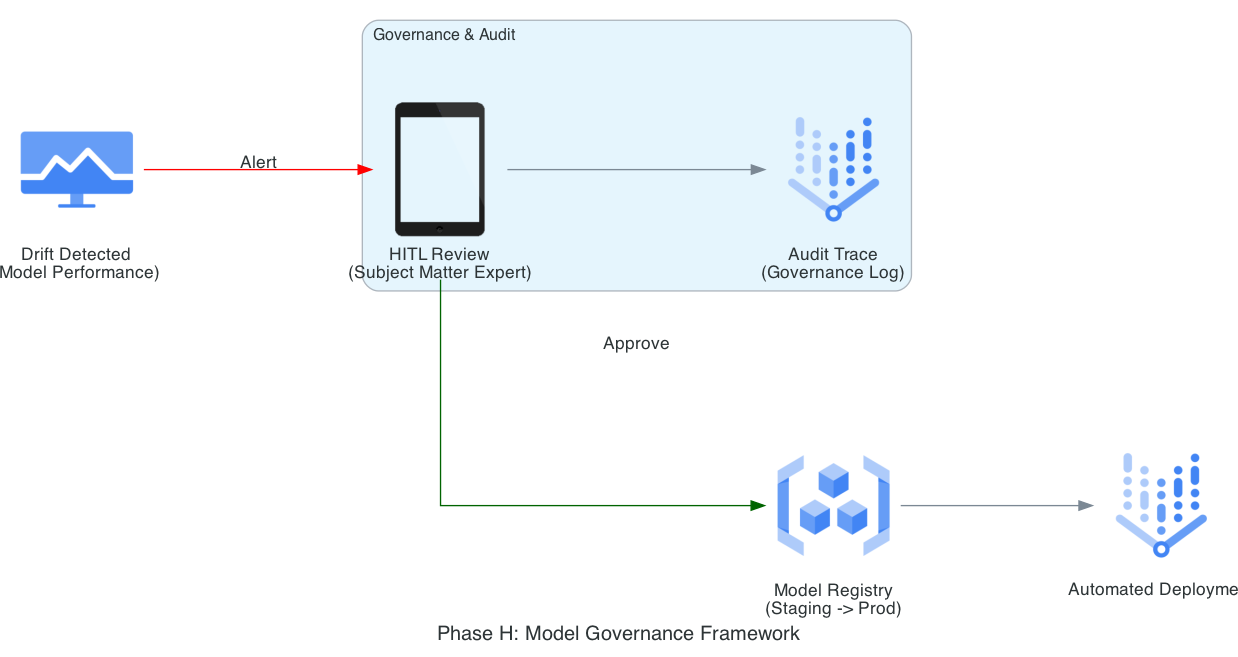

Recreate this plot in Python.
from diagrams import Diagram, Cluster, Edge
from diagrams.gcp.operations import Monitoring
from diagrams.gcp.ml import VertexAI
from diagrams.generic.device import Tablet
from diagrams.gcp.devtools import GCR

graph_attr = {
    "pad": "0.1",
    "nodesep": "1.2",
    "ranksep": "2.0",
    "bgcolor": "transparent"
}

with Diagram(
    "Phase H: Model Governance Framework", 
    show=False, 
    filename="asset_model_governance", 
    direction="LR", 
    graph_attr=graph_attr
):
    drift = Monitoring("Drift Detected\n(Model Performance)")
    
    with Cluster("Governance & Audit"):
        hitl = Tablet("HITL Review\n(Subject Matter Expert)")
        audit_log = VertexAI("Audit Trace\n(Governance Log)")
        
    registry = GCR("Model Registry\n(Staging -> Prod)")
    deploy = VertexAI("Automated Deployment")

    drift >> Edge(label="Alert", color="red") >> hitl
    hitl >> Edge(label="Approve", color="darkgreen") >> registry
    hitl >> audit_log
    registry >> deploy
